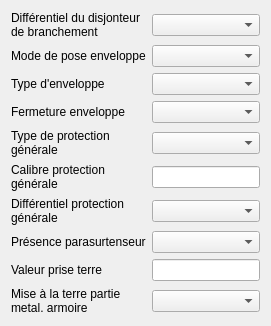
             <widget class="QWidget" name="tab_8">
              <attribute name="title">
               <string>Protection/Enveloppe</string>
              </attribute>
              <layout class="QGridLayout" name="gridLayout_15">
               <item row="1" column="0">
                <widget class="QLabel" name="label_36">
                 <property name="text">
                  <string>Mode de pose enveloppe</string>
                 </property>
                 <property name="wordWrap">
                  <bool>true</bool>
                 </property>
                </widget>
               </item>
               <item row="4" column="1">
                <widget class="QComboBox" name="comboBox_typeprogen"/>
               </item>
               <item row="6" column="1">
                <widget class="QComboBox" name="comboBox_difprogen"/>
               </item>
               <item row="4" column="0">
                <widget class="QLabel" name="label_56">
                 <property name="text">
                  <string>Type de protection générale</string>
                 </property>
                 <property name="wordWrap">
                  <bool>true</bool>
                 </property>
                </widget>
               </item>
               <item row="1" column="1">
                <widget class="QComboBox" name="comboBox_modeposeenv"/>
               </item>
               <item row="8" column="1">
                <widget class="QLineEdit" name="lineEdit_valpristerre"/>
               </item>
               <item row="0" column="1">
                <widget class="QComboBox" name="comboBox_diffcomptbranch"/>
               </item>
               <item row="2" column="0">
                <widget class="QLabel" name="label_54">
                 <property name="text">
                  <string>Type d'enveloppe</string>
                 </property>
                 <property name="wordWrap">
                  <bool>true</bool>
                 </property>
                </widget>
               </item>
               <item row="5" column="1">
                <widget class="QLineEdit" name="lineEdit_calprogen"/>
               </item>
               <item row="3" column="1">
                <widget class="QComboBox" name="comboBox_ferenv"/>
               </item>
               <item row="0" column="0">
                <widget class="QLabel" name="label_30">
                 <property name="text">
                  <string>Différentiel du disjonteur de branchement</string>
                 </property>
                 <property name="wordWrap">
                  <bool>true</bool>
                 </property>
                </widget>
               </item>
               <item row="2" column="1">
                <widget class="QComboBox" name="comboBox_typeenv"/>
               </item>
               <item row="3" column="0">
                <widget class="QLabel" name="label_55">
                 <property name="text">
                  <string>Fermeture enveloppe</string>
                 </property>
                 <property name="wordWrap">
                  <bool>true</bool>
                 </property>
                </widget>
               </item>
               <item row="6" column="0">
                <widget class="QLabel" name="label_58">
                 <property name="text">
                  <string>Différentiel protection générale</string>
                 </property>
                 <property name="wordWrap">
                  <bool>true</bool>
                 </property>
                </widget>
               </item>
               <item row="5" column="0">
                <widget class="QLabel" name="label_57">
                 <property name="text">
                  <string>Calibre protection générale</string>
                 </property>
                 <property name="wordWrap">
                  <bool>true</bool>
                 </property>
                </widget>
               </item>
               <item row="7" column="1">
                <widget class="QComboBox" name="comboBox_prespara"/>
               </item>
               <item row="8" column="0">
                <widget class="QLabel" name="label_28">
                 <property name="text">
                  <string>Valeur prise terre</string>
                 </property>
                 <property name="wordWrap">
                  <bool>true</bool>
                 </property>
                </widget>
               </item>
               <item row="7" column="0">
                <widget class="QLabel" name="label_24">
                 <property name="text">
                  <string>Présence parasurtenseur</string>
                 </property>
                 <property name="wordWrap">
                  <bool>true</bool>
                 </property>
                </widget>
               </item>
               <item row="9" column="0">
                <widget class="QLabel" name="label_29">
                 <property name="text">
                  <string>Mise à la terre partie metal. armoire</string>
                 </property>
                 <property name="wordWrap">
                  <bool>true</bool>
                 </property>
                </widget>
               </item>
               <item row="9" column="1">
                <widget class="QComboBox" name="comboBox_misterrearmoire"/>
               </item>
              </layout>
             </widget>
